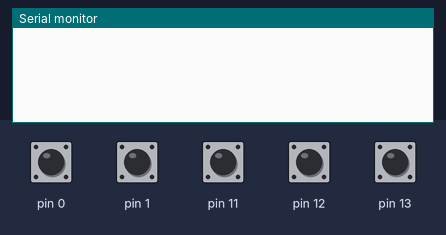
Bench run of a sketch on a simulated Arduino Leonardo, built with avr-gcc and run on an emulated ATmega32U4. Parts: the last lines printed to the serial monitor. Inputs (shaded band) come from the test bench; at power-on: pin 0, pin 1, pin 11–13 HIGH.

Above: at 1.2 s.
1.3 s: pin 0 pulled LOW for 0.15 s
At 1.8 s:
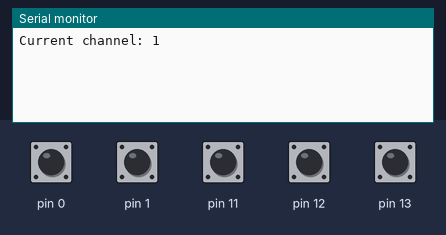
2.9 s: pin 1 pulled LOW for 0.15 s
At 4.2 s:
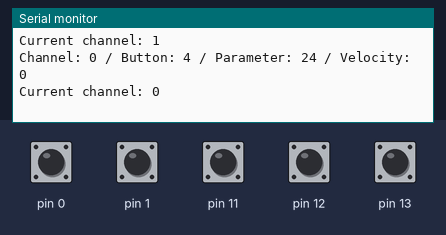
4.5 s: pin 11 pulled LOW for 0.15 s
At 5.5 s:
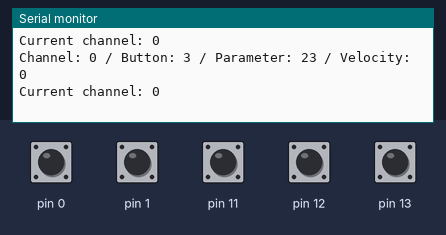
6.1 s: pin 12 pulled LOW for 0.15 s
At 6.8 s:
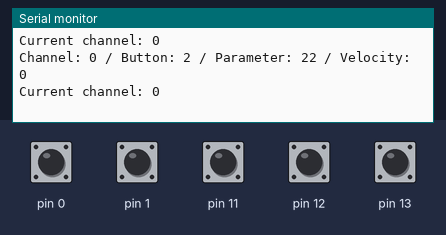
7.7 s: pin 13 pulled LOW for 0.15 s
At 9.0 s:
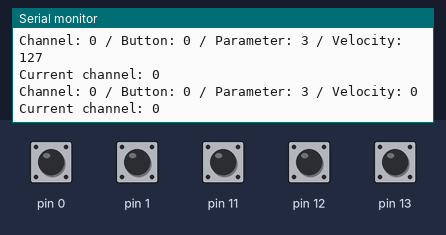
9.3 s: pin 1 pulled LOW for 1 s
At 11.7 s:
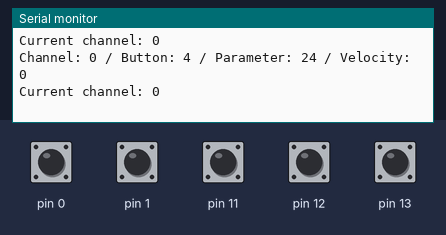
Timing chart, 0 to 12.8 s (numbered marks = the images above; inputs shaded):
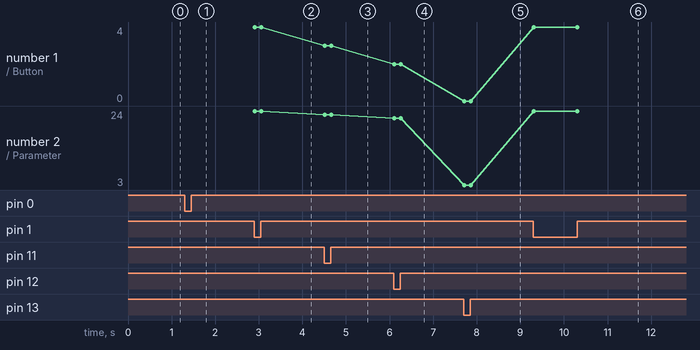

Measured:
- after the input at 1.3 s, the serial monitor: prints a new line after 0.16 s (image 1)
- after the input at 2.9 s, the serial monitor: prints a new line at once (image 2)
- after the input at 4.5 s, the serial monitor: prints a new line at once (image 3)
- after the input at 6.1 s, the serial monitor: prints a new line at once (image 4)
- after the input at 7.7 s, the serial monitor: prints a new line at once (image 5)
- after the input at 9.3 s, the serial monitor: prints a new line at once (image 6)
- plotted number 1: 4 → 3 after the input at 4.5 s, 3 → 2 after the input at 6.1 s, 0 → 4 after the input at 9.3 s
- plotted number 2: 24 → 23 after the input at 4.5 s, 23 → 22 after the input at 6.1 s, 22 → 3 after the input at 7.7 s, 3 → 24 after the input at 9.3 s

The sketch:

midiact.ino
```cpp
#include <Bounce2.h>
#include <MIDIUSB.h>

const uint8_t _channelCount = 3;
const bool _useAbsoluteValues = false;
int _currentChannel = 0;

struct ButtonController
{
  bool IsEnabled = false;
  uint8_t Type = 0; //0 = Normal button, 9 = Channel shift button
  uint8_t Port = 0;
  uint8_t Parameter;
  uint8_t Status = 0;
  bool HasFell = true;
  Bounce2::Button Device = Bounce2::Button();

public:
  ButtonController(uint8_t type, uint8_t port, uint8_t parameter)
  {
    Type = type;
    Port = port;
    Parameter = parameter;
  }
};

ButtonController b0 = ButtonController(0, 13, 3);
ButtonController b1 = ButtonController(9, 0, 0);
ButtonController b2 = ButtonController(0, 12, 22);
ButtonController b3 = ButtonController(0, 11, 23);
ButtonController b4 = ButtonController(0, 1, 24);

const uint8_t _buttonCount = 5;
ButtonController _commonButtons[_buttonCount] = {b0, b1, b2, b3, b4};

void setup()
{
  b0.HasFell = false;

  for (int i = 0; i < _buttonCount; i++)
  {
    _commonButtons[i].Device.attach(_commonButtons[i].Port, INPUT_PULLUP);
  }
}

void loop()
{
  for (int i = 0; i < _buttonCount; i++)
  {
    _commonButtons[i].Device.update();

    if (_commonButtons[i].Type == 9)
    {
      if (_commonButtons[i].Device.pressed())
      {
        _currentChannel++;

        if (_currentChannel > _channelCount)
        {
          _currentChannel = 0;
        }

        printChannel();
      }
    }
    else if (_commonButtons[i].Type == 0)
    {
      if (_commonButtons[i].Device.pressed() || (_commonButtons[i].HasFell && _commonButtons[i].Device.fell()))
      {
        _commonButtons[i].Status = !_commonButtons[i].Status;

        uint8_t velocity = _commonButtons[i].Status == HIGH ? 127 : 0;

        if (_useAbsoluteValues)
        {
          velocity = 127;
        }

        uint8_t param = _commonButtons[i].Parameter;

        if (param > 0)
        {
          midiEventPacket_t event = {0x0B, 0xB0 | _currentChannel, param, velocity};
          MidiUSB.sendMIDI(event);
          MidiUSB.flush();
          String message = (String) "Channel: " + _currentChannel + " / Button: " + i + " / Parameter: " + param + " / Velocity: " + velocity;
          Serial.println(message);

          printChannel();
        }

        _currentChannel = 0;
      }
    }
  }
}

void printChannel()
{
  String message = (String) "Current channel: " + _currentChannel;
  Serial.println(message);
}
```
